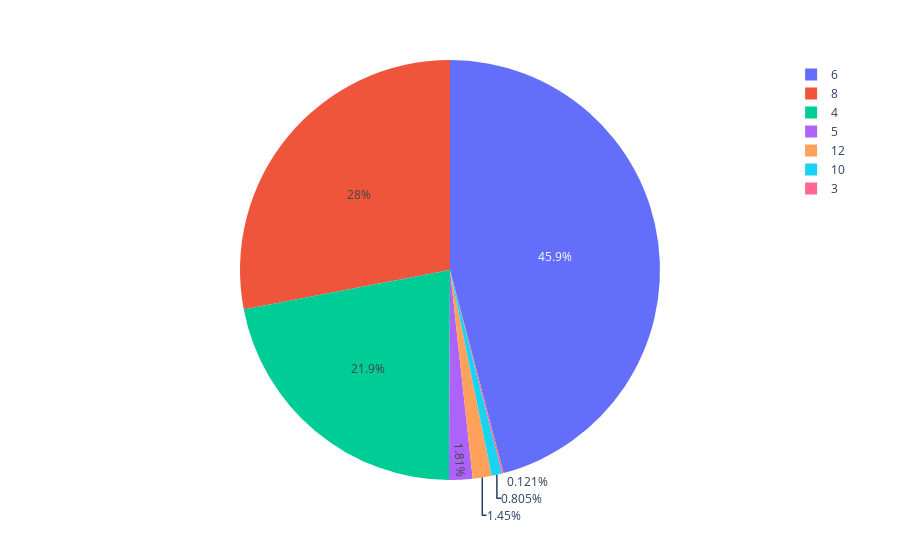

Write notebook code for a chart like this one.
### Code cell
pie_chart = px.pie(data_frame=auto, values = 'Cylinders', names= 'Cylinders')
 pie_chart.show()

### Figure 1 — Plotly figure (JSON) as saved in the notebook; plotly's stock layout.template omitted (floating-point values rounded to 4 significant figures; data arrays with more than 128 entries replaced by an {"elided": "..."} marker saying what was removed)
{"data": [{"domain": {"x": [0, 1], "y": [0, 1]}, "hovertemplate": "Cylinders=%{value}<extra></extra>", "labels": {"elided": "428 int values"}, "legendgroup": "", "name": "", "showlegend": true, "type": "pie", "values": {"elided": "428 int values"}}], "layout": {"legend": {"tracegroupgap": 0}, "margin": {"t": 60}}}
